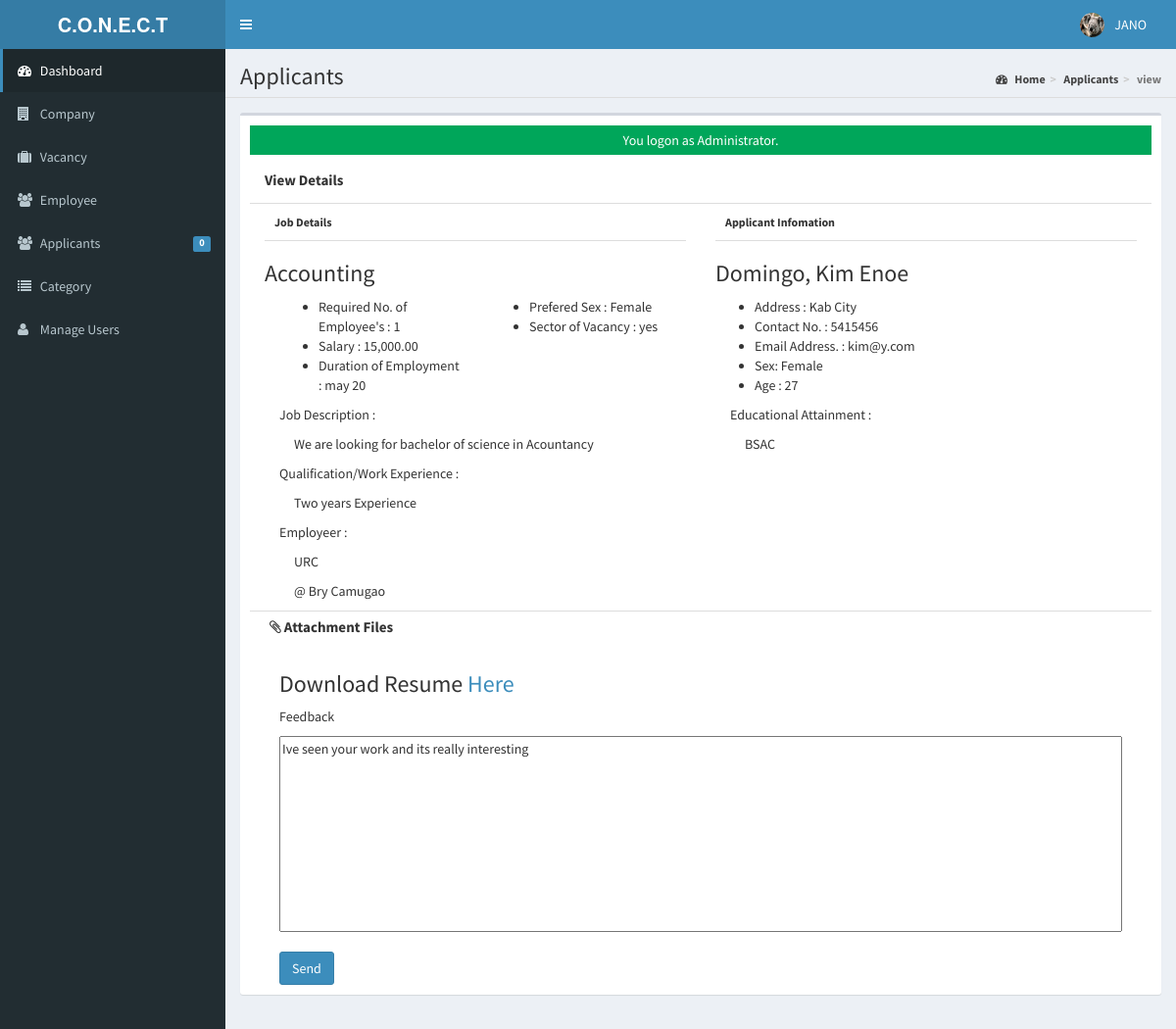
The app's page /admin/applicants/index.php?view=view&id=1 (signed in) with its own data.
### tables this page shows
CREATE TABLE IF NOT EXISTS `tblusers` (
  `USERID` varchar(30) NOT NULL,
  `FULLNAME` varchar(40) NOT NULL,
  `USERNAME` varchar(90) NOT NULL,
  `PASS` varchar(90) NOT NULL,
  `ROLE` varchar(30) NOT NULL,
  `PICLOCATION` varchar(255) NOT NULL,
  PRIMARY KEY (`USERID`)
);

CREATE TABLE IF NOT EXISTS `tbljob` (
  `JOBID` int(11) NOT NULL AUTO_INCREMENT,
  `COMPANYID` int(11) NOT NULL,
  `CATEGORY` varchar(250) NOT NULL,
  `OCCUPATIONTITLE` varchar(90) NOT NULL,
  `REQ_NO_EMPLOYEES` int(11) NOT NULL,
  `SALARIES` double NOT NULL,
  `DURATION_EMPLOYEMENT` varchar(90) NOT NULL,
  `QUALIFICATION_WORKEXPERIENCE` text NOT NULL,
  `JOBDESCRIPTION` text NOT NULL,
  `PREFEREDSEX` varchar(30) NOT NULL,
  `SECTOR_VACANCY` text NOT NULL,
  `JOBSTATUS` varchar(90) NOT NULL,
  `DATEPOSTED` datetime NOT NULL,
  PRIMARY KEY (`JOBID`)
);

CREATE TABLE IF NOT EXISTS `tblcompany` (
  `COMPANYID` int(11) NOT NULL AUTO_INCREMENT,
  `COMPANYNAME` varchar(90) NOT NULL,
  `COMPANYADDRESS` varchar(90) NOT NULL,
  `COMPANYCONTACTNO` varchar(30) NOT NULL,
  `COMPANYSTATUS` varchar(90) NOT NULL,
  `COMPANYMISSION` text NOT NULL,
  PRIMARY KEY (`COMPANYID`)
);

CREATE TABLE IF NOT EXISTS `tblapplicants` (
  `APPLICANTID` int(11) NOT NULL AUTO_INCREMENT,
  `FNAME` varchar(90) NOT NULL,
  `LNAME` varchar(90) NOT NULL,
  `MNAME` varchar(90) NOT NULL,
  `ADDRESS` varchar(255) NOT NULL,
  `SEX` varchar(11) NOT NULL,
  `CIVILSTATUS` varchar(30) NOT NULL,
  `BIRTHDATE` date NOT NULL,
  `BIRTHPLACE` varchar(255) NOT NULL,
  `AGE` int(2) NOT NULL,
  `USERNAME` varchar(90) NOT NULL,
  `PASS` varchar(90) NOT NULL,
  `EMAILADDRESS` varchar(90) NOT NULL,
  `CONTACTNO` varchar(90) NOT NULL,
  `DEGREE` text NOT NULL,
  `APPLICANTPHOTO` varchar(255) NOT NULL,
  `NATIONALID` varchar(255) NOT NULL,
  PRIMARY KEY (`APPLICANTID`)
);

CREATE TABLE IF NOT EXISTS `tbljobregistration` (
  `REGISTRATIONID` int(11) NOT NULL AUTO_INCREMENT,
  `COMPANYID` int(11) NOT NULL,
  `JOBID` int(11) NOT NULL,
  `APPLICANTID` int(11) NOT NULL,
  `APPLICANT` varchar(90) NOT NULL,
  `REGISTRATIONDATE` date NOT NULL,
  `REMARKS` varchar(255) NOT NULL DEFAULT 'Pending',
  `FILEID` varchar(30) NULL,
  `PENDINGAPPLICATION` tinyint(1) NOT NULL DEFAULT '1',
  `HVIEW` tinyint(1) NOT NULL DEFAULT '1',
  `DATETIMEAPPROVED` datetime NOT NULL,
  PRIMARY KEY (`REGISTRATIONID`)
);

### admin/applicants/index.php (called while the page is built, shortened)
<?php
require_once("../../include/initialize.php");
 $title="Applicants";
require_once ("../theme/templates.php");
?>

### include/database.php (called while the page is built, shortened)
<?php
class Database {
	var $sql_string = '';
	private $conn;
	public function open_connection() {
		$this->conn = mysqli_connect(server,user,pass);
		if(!$this->conn){
			echo "Problem in database connection! Contact administrator!";
			exit();
		}else{
			$db_select = mysqli_select_db($this->conn,database_name);
		}
	}
	function setQuery($sql='') {
		$this->sql_string=$sql;
	}
	function executeQuery() {
		$result = mysqli_query($this->conn,$this->sql_string);
		return $result;
	}
	private function confirm_query($result) {
		return $result;
	}
	function loadSingleResult() {
		$cur = $this->executeQuery();
		while ($row = mysqli_fetch_object($cur)) {
		return $data = $row;
		}
	}
}
$mydb = new Database();
?>

### include/accounts.php (called while the page is built, shortened)
<?php
require_once(LIB_PATH.DS.'database.php');
class User {
	protected static  $tblname = "tblusers";
	function single_user($id=""){
			global $mydb;
			$mydb->setQuery("SELECT * FROM ".self::$tblname."
				Where USERID= '{$id}' LIMIT 1");
			$cur = $mydb->loadSingleResult();
			return $cur;
	}
}
?>

### include/function.php (called while the page is built, shortened)
<?php
function currentpage(){
		$this_page = $_SERVER['SCRIPT_NAME'];
	    $bits = explode('/',$this_page);
		 return $bits[3];
	}
		?>

### include/jobregistration.php (called while the page is built, shortened)
<?php
require_once(LIB_PATH.DS.'database.php');
class JobRegistration {
	protected static  $tblname = "tbljobregistration";
	function single_jobregistration($id=""){
			global $mydb;
			$mydb->setQuery("SELECT * FROM ".self::$tblname."
				Where REGISTRATIONID= '{$id}' LIMIT 1");
			$cur = $mydb->loadSingleResult();
			return $cur;
	}
}
?>

### include/job.php (called while the page is built, shortened)
<?php
require_once(LIB_PATH.DS.'database.php');
class Jobs {
	protected static  $tblname = "tbljob";
	function single_job($id=""){
			global $mydb;
			$mydb->setQuery("SELECT * FROM ".self::$tblname."
				Where JOBID= '{$id}' LIMIT 1");
			$cur = $mydb->loadSingleResult();
			return $cur;
	}
}
?>

### include/companies.php (called while the page is built, shortened)
<?php
require_once(LIB_PATH.DS.'database.php');
class Company {
	protected static  $tblname = "tblcompany";
	function single_company($id=""){
			global $mydb;
			$mydb->setQuery("SELECT * FROM ".self::$tblname."
				Where COMPANYID= '{$id}' LIMIT 1");
			$cur = $mydb->loadSingleResult();
			return $cur;
	}
}
?>

### include/applicant.php (called while the page is built, shortened)
<?php
require_once(LIB_PATH.DS.'database.php');
class Applicants {
	protected static  $tblname = "tblapplicants";
	function single_applicant($id=""){
			global $mydb;
			$mydb->setQuery("SELECT * FROM ".self::$tblname."
				Where APPLICANTID= '{$id}' LIMIT 1");
			$cur = $mydb->loadSingleResult();
			return $cur;
	}
}
?>

### admin/applicants/view.php (the view, shortened to what this page needs)
<?php
global $mydb;
	$red_id = isset($_GET['id']) ? $_GET['id'] : '';
	$jobregistration = New JobRegistration();
	$jobreg = $jobregistration->single_jobregistration($red_id);
	$applicant = new Applicants();
	$appl = $applicant->single_applicant($jobreg->APPLICANTID);
	$jobvacancy = New Jobs();
	$job = $jobvacancy->single_job($jobreg->JOBID);
	$company = new Company();
	$comp = $company->single_company($jobreg->COMPANYID);
	$sql = "SELECT * FROM `tblattachmentfile` WHERE `FILEID`=" .$jobreg->FILEID;
	$mydb->setQuery($sql);
	$attachmentfile = $mydb->loadSingleResult();
?>
<form action="controller.php?action=approve" method="POST">
<div class="col-sm-12 content-header" style="">View Details</div>
<div class="col-sm-6 content-body" >
	<p>Job Details</p>
	<h3><?php echo $job->OCCUPATIONTITLE; ?></h3>
	<div class="col-sm-6">
		<ul>
            <li><i class="fp-ht-bed"></i>Required No. of Employee's : <?php echo $job->REQ_NO_EMPLOYEES; ?></li>
            <li><i class="fp-ht-food"></i>Salary : <?php echo number_format($job->SALARIES,2);  ?></li>
            <li><i class="fa fa-sun-"></i>Duration of Employment : <?php echo $job->DURATION_EMPLOYEMENT; ?></li>
        </ul>
	</div>
	<div class="col-sm-6">
		<ul>
            <li><i class="fp-ht-tv"></i>Prefered Sex : <?php echo $job->PREFEREDSEX; ?></li>
            <li><i class="fp-ht-computer"></i>Sector of Vacancy : <?php echo $job->SECTOR_VACANCY; ?></li>
        </ul>
	</div>
	<div class="col-sm-12">
		<p>Job Description : </p>
		<p style="margin-left: 15px;"><?php echo $job->JOBDESCRIPTION;?></p>
	</div>
	<div class="col-sm-12">
		<p>Qualification/Work Experience : </p>
		<p style="margin-left: 15px;"><?php echo $job->QUALIFICATION_WORKEXPERIENCE; ?></p>
	</div>
	<div class="col-sm-12">
		<p>Employeer : </p>
		<p style="margin-left: 15px;"><?php echo $comp->COMPANYNAME ; ?></p>
		<p style="margin-left: 15px;">@ <?php echo $comp->COMPANYADDRESS ; ?></p>
	</div>
</div>
<div class="col-sm-6 content-body" >
	<p>Applicant Infomation</p>
	<h3> <?php echo $appl->LNAME. ', ' .$appl->FNAME . ' ' . $appl->MNAME;?></h3>
	<ul>
		<li>Address : <?php echo $appl->ADDRESS; ?></li>
		<li>Contact No. : <?php echo $appl->CONTACTNO;?></li>
		<li>Email Address. : <?php echo $appl->EMAILADDRESS;?></li>
		<li>Sex: <?php echo $appl->SEX;?></li>
		<li>Age : <?php echo $appl->AGE;?></li>
	</ul>
	<div class="col-sm-12">
		<p>Educational Attainment : </p>
		<p style="margin-left: 15px;"><?php echo $appl->DEGREE;?></p>
	</div>
</div>
<div class="col-sm-12 content-footer">
<p><i class="fa fa-paperclip"></i>  Attachment Files</p>
	<div class="col-sm-12 slider">
		 <h3>Download Resume <a href="<?php echo web_root.'applicant/'.$attachmentfile->FILE_LOCATION; ?>">Here</a></h3>
	</div>
	<div class="col-sm-12">
		<p>Feedback</p>
		<textarea class="input-group" name="REMARKS"><?php echo isset($jobreg->REMARKS) ? $jobreg->REMARKS : ""; ?></textarea>
	</div>
	<div class="col-sm-12  submitbutton ">
		<button type="submit" name="submit" class="btn btn-primary">Send</button>
	</div>
</div>
</form>

### admin/theme/templates.php (shortened to what this page needs)
<!DOCTYPE html>
<html>
    <head>
        <link rel="stylesheet" href="<?php echo web_root;?>bootstrap/css/bootstrap.min.css">
        <link rel="stylesheet" href="<?php echo web_root;?>plugins/font-awesome/css/font-awesome.min.css">
        <link rel="stylesheet" href="<?php echo web_root;?>dist/css/AdminLTE.min.css">
        <link rel="stylesheet" href="<?php echo web_root;?>dist/css/skins/_all-skins.min.css">
        <link rel="stylesheet" href="<?php echo web_root;?>plugins/iCheck/flat/blue.css">
        <link rel="stylesheet" href="<?php echo web_root;?>plugins/morris/morris.css">
        <link rel="stylesheet" href="<?php echo web_root;?>plugins/jvectormap/jquery-jvectormap-1.2.2.css">
        <link href="<?php echo web_root; ?>plugins/datepicker/bootstrap-datetimepicker.min.css" rel="stylesheet" media="screen">
        <link rel="stylesheet" href="<?php echo web_root;?>plugins/dataTables/jquery.dataTables.min.css">
        <link rel="stylesheet" href="<?php echo web_root;?>plugins/bootstrap-wysihtml5/bootstrap3-wysihtml5.min.css">
    </head>
 <body class="hold-transition skin-blue fixed sidebar-mini">
<div class="wrapper">
  <header class="main-header">
    <a href="<?php echo web_root;?>/admin/" class="logo">
      <span class="logo-lg"><b>C.O.N.E.C.T</b></span>
    </a>
    <nav class="navbar navbar-static-top" role="navigation">
      <a href="#" class="sidebar-toggle" data-toggle="offcanvas" role="button">
      </a>
      <div class="navbar-custom-menu">
        <ul class="nav navbar-nav">
          <?php
              $user = New User();
              $singleuser = $user->single_user($_SESSION['ADMIN_USERID']);
          ?>
          <li class="dropdown user user-menu" style="padding-right: 15px;"  >
            <a href="#" class="dropdown-toggle" data-toggle="dropdown">
              <img src="<?php echo web_root.'admin/user/'. $singleuser->PICLOCATION;?>" class="user-image" alt="User Image">
              <span class="hidden-xs"><?php echo $singleuser->FULLNAME; ?></span>
            </a>
          </li>
        </ul>
      </div>
    </nav>
  </header>
  <aside class="main-sidebar">
    <section class="sidebar">
      <ul class="sidebar-menu">
        <li  class="<?php echo (currentpage() == 'index.php') ? "active" : false;?>" >
          <a href="<?php echo web_root ;?>admin/">
            <i class="fa fa-dashboard"></i> <span>Dashboard</span>
          </a>
        </li>
        <li class="<?php echo (currentpage() == 'company') ? "active" : false;?>" >
          <a href="<?php echo web_root ;?>admin/company/">
            <i class="fa fa-building"></i> <span>Company</span>
          </a>
        </li>
        <li class="<?php echo (currentpage() == 'vacancy') ? "active" : false;?>" >
          <a href="<?php echo web_root ;?>admin/vacancy/">
            <i class="fa fa-suitcase"></i> <span>Vacancy</span>
          </a>
        </li>
        <li class="<?php echo (currentpage() == 'employee') ? "active" : false;?>" >
          <a href="<?php echo web_root ;?>admin/employee/">
            <i class="fa fa-users"></i> <span>Employee</span>
          </a>
        </li>
        <li class="<?php echo (currentpage() == 'applicants') ? "active" : false;?>" >
          <a href="<?php echo web_root ;?>admin/applicants/">
            <i class="fa fa-users"></i> <span>Applicants</span>
            <span class="label label-primary pull-right">
              <?php
                $sql = "SELECT count(*) as 'APPL' FROM `tbljobregistration` WHERE `PENDINGAPPLICATION`=1";
                $mydb->setQuery($sql);
                $pending = $mydb->loadSingleResult();
                echo $pending->APPL;
              ?>
            </span>
          </a>
        </li>
        <li class="<?php echo (currentpage() == 'category') ? "active" : false;?>" >
          <a href="<?php echo web_root ;?>admin/category/">
            <i class="fa fa-list"></i> <span>Category</span>
          </a>
        </li>
         <li class="<?php echo (currentpage() == 'user') ? "active" : false;?>">
          <a href="<?php echo web_root; ?>admin/user/">
            <i class="fa fa-user"></i> <span>Manage Users</span> </a>
        </li>
      </ul>
    </section>
  </aside>
  <div class="content-wrapper">
  <section class="content-header">
      <h1>
        <?php echo isset($title) ? $title : ''; ?>
      </h1>
      <ol class="breadcrumb">
        <?php
          if ($title!='Home') {
            $active_title = '';
            if (isset($_GET['view'])) {
              $active_title = '<li class='.$active_title.'><a href="index.php">'.$title.'</a></li>';
            }else{
              $active_title = '<li class='.$active_title.'>'.$title.'</li>';
            }
            echo '<li><a href='.web_root.'admin/><i class="fa fa-dashboard"></i> Home</a></li>';
            echo  $active_title;
            echo  isset($_GET['view']) ? '<li class="active">'.$_GET['view'].'</li>' : '';
          }
        ?>
      </ol>
    </section>
         <section class="content">
          <div class="row">
            <div class="col-xs-12">
              <div class="box">
                <div class="box-body">
              <?php
               require_once $content;
               ?>
             </div>
             </div>
           </div>
         </div>
         </section>
 </div>
    </body>
</html>

### admin/applicants/view.php (style rules this page uses)
.content-header { min-height: 50px; border-bottom: 1px solid #ddd; font-size: 15px; font-weight: bold; }
.content-body { min-height: 350px; }
.content-body >p { padding:10px; font-size: 12px; font-weight: bold; border-bottom: 1px solid #ddd; }
.content-footer { min-height: 100px; border-top: 1px solid #ddd; }
.content-footer > p { padding:5px; font-size: 15px; font-weight: bold; }
.content-footer textarea { width: 100%; height: 200px; }
.content-footer .submitbutton { margin-top: 20px; }

### records on screen
tblusers: PICLOCATION (picture), FULLNAME "JANO"
tbljob: OCCUPATIONTITLE "Accounting", REQ_NO_EMPLOYEES "1", SALARIES "15,000.00", DURATION_EMPLOYEMENT "may 20", PREFEREDSEX "Female", SECTOR_VACANCY "yes", JOBDESCRIPTION "We are looking for bachelor of science in Acountancy", QUALIFICATION_WORKEXPERIENCE "Two years Experience"
tblcompany: COMPANYNAME "URC", COMPANYADDRESS "Bry Camugao"
tblapplicants: LNAME "Domingo", FNAME "Kim", MNAME "Enoe", ADDRESS "Kab City", CONTACTNO "5415456", EMAILADDRESS "kim@y.com", SEX "Female", AGE "27", DEGREE "BSAC"
tbljobregistration: REMARKS "Ive seen your work and its really interesting"

### other values on screen
$pending->APPL "0"
$title "Applicants"
$_GET['view'] "view"
$_SESSION['message'] "You logon as Administrator."
